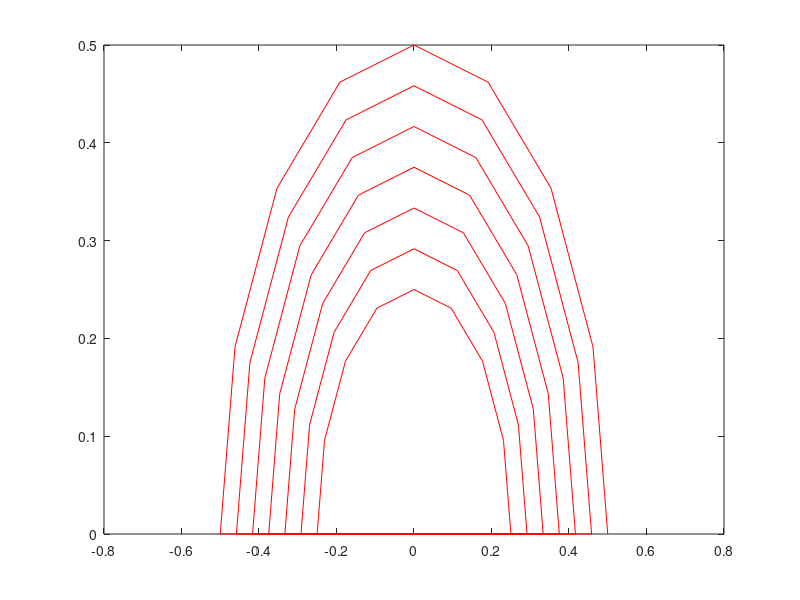

MATLAB code for this plot:
% Mesh generator for ring
% Written By Robert Masti
% Output the coordinates for the c++ code
clc, clear, close all


ny = 6;
nx = 8;

% r and theta coordinates

theta = linspace(pi,0, nx+1);
rl = linspace(0.25, 0.5, ny+1);


[r,t] = meshgrid(rl, theta);

x=r.*cos(t);
y=r.*sin(t);

xlower = 0.25*cos(theta);
ylower = 0.25*sin(theta);

figure
plot(x,y,'*r');

xlin=reshape(x,[],1);
ylin=reshape(y,[],1);

plot(xlin,ylin,'r');

fileID=fopen('debugMatlab.msh','w');

fprintf(fileID, '%i\n',(nx+1)*(ny+1));
fprintf(fileID, '%i\n',nx+1);
fprintf(fileID, '%i\n',ny+1);

outvec = vertcat(xlin,ylin);
fprintf(fileID, '%d\n', outvec);
length(outvec)
